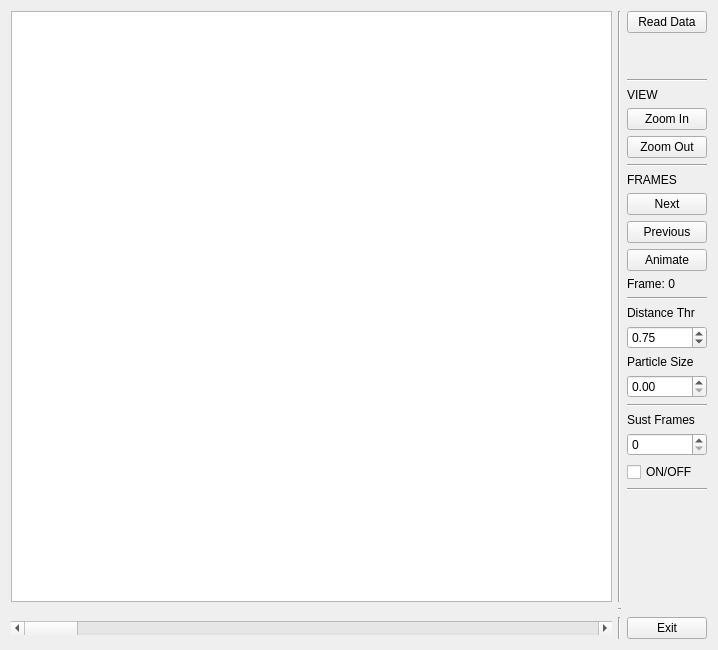
<?xml version="1.0" encoding="UTF-8"?>
<ui version="4.0">
 <class>ParticlesForm</class>
 <widget class="QWidget" name="ParticlesForm">
  <property name="geometry">
   <rect>
    <x>0</x>
    <y>0</y>
    <width>718</width>
    <height>650</height>
   </rect>
  </property>
  <property name="windowTitle">
   <string>Particles</string>
  </property>
  <layout class="QGridLayout" name="gridLayout_2">
   <item row="0" column="0" colspan="3">
    <layout class="QGridLayout" name="gridLayout">
     <property name="sizeConstraint">
      <enum>QLayout::SetDefaultConstraint</enum>
     </property>
     <property name="rightMargin">
      <number>0</number>
     </property>
     <item row="0" column="2">
      <layout class="QVBoxLayout" name="verticalLayout_2">
       <item>
        <widget class="QPushButton" name="readDataButton">
         <property name="text">
          <string>Read Data</string>
         </property>
        </widget>
       </item>
       <item>
        <spacer name="verticalSpacer">
         <property name="orientation">
          <enum>Qt::Vertical</enum>
         </property>
         <property name="sizeType">
          <enum>QSizePolicy::Fixed</enum>
         </property>
         <property name="sizeHint" stdset="0">
          <size>
           <width>20</width>
           <height>40</height>
          </size>
         </property>
        </spacer>
       </item>
       <item>
        <widget class="Line" name="line_2">
         <property name="orientation">
          <enum>Qt::Horizontal</enum>
         </property>
        </widget>
       </item>
       <item>
        <widget class="QLabel" name="label">
         <property name="text">
          <string>VIEW</string>
         </property>
        </widget>
       </item>
       <item>
        <widget class="QPushButton" name="zoomInButton">
         <property name="text">
          <string>Zoom In</string>
         </property>
        </widget>
       </item>
       <item>
        <widget class="QPushButton" name="zoomOutButton">
         <property name="text">
          <string>Zoom Out</string>
         </property>
        </widget>
       </item>
       <item>
        <widget class="Line" name="line">
         <property name="orientation">
          <enum>Qt::Horizontal</enum>
         </property>
        </widget>
       </item>
       <item>
        <widget class="QLabel" name="label_2">
         <property name="text">
          <string>FRAMES</string>
         </property>
        </widget>
       </item>
       <item>
        <widget class="QPushButton" name="nextButton">
         <property name="text">
          <string>Next</string>
         </property>
        </widget>
       </item>
       <item>
        <widget class="QPushButton" name="previousButton">
         <property name="text">
          <string>Previous</string>
         </property>
        </widget>
       </item>
       <item>
        <widget class="QPushButton" name="animateButton">
         <property name="text">
          <string>Animate</string>
         </property>
        </widget>
       </item>
       <item>
        <widget class="QLabel" name="labelCurrentFrame">
         <property name="text">
          <string>Frame: 0</string>
         </property>
        </widget>
       </item>
       <item>
        <widget class="Line" name="line_6">
         <property name="orientation">
          <enum>Qt::Horizontal</enum>
         </property>
        </widget>
       </item>
       <item>
        <widget class="QLabel" name="label_3">
         <property name="text">
          <string>Distance Thr</string>
         </property>
        </widget>
       </item>
       <item>
        <widget class="QDoubleSpinBox" name="distanceThresholdDoubleSpinBox">
         <property name="maximum">
          <double>4000.989999999999782</double>
         </property>
         <property name="singleStep">
          <double>0.100000000000000</double>
         </property>
         <property name="value">
          <double>0.750000000000000</double>
         </property>
        </widget>
       </item>
       <item>
        <widget class="QLabel" name="label_4">
         <property name="text">
          <string>Particle Size</string>
         </property>
        </widget>
       </item>
       <item>
        <widget class="QDoubleSpinBox" name="particleSizeDoubleSpinBox"/>
       </item>
       <item>
        <widget class="Line" name="line_7">
         <property name="orientation">
          <enum>Qt::Horizontal</enum>
         </property>
        </widget>
       </item>
       <item>
        <widget class="QLabel" name="label_5">
         <property name="text">
          <string>Sust Frames</string>
         </property>
        </widget>
       </item>
       <item>
        <widget class="QSpinBox" name="sustainedSpinBox"/>
       </item>
       <item>
        <widget class="QCheckBox" name="sustainedCheckBox">
         <property name="text">
          <string>ON/OFF</string>
         </property>
        </widget>
       </item>
       <item>
        <widget class="Line" name="line_8">
         <property name="orientation">
          <enum>Qt::Horizontal</enum>
         </property>
        </widget>
       </item>
       <item>
        <spacer name="verticalSpacer_4">
         <property name="orientation">
          <enum>Qt::Vertical</enum>
         </property>
         <property name="sizeHint" stdset="0">
          <size>
           <width>20</width>
           <height>40</height>
          </size>
         </property>
        </spacer>
       </item>
      </layout>
     </item>
     <item row="0" column="0">
      <widget class="QGraphicsView" name="graphicsView">
       <property name="mouseTracking">
        <bool>true</bool>
       </property>
      </widget>
     </item>
     <item row="2" column="0">
      <widget class="QScrollBar" name="timeScrollBar">
       <property name="orientation">
        <enum>Qt::Horizontal</enum>
       </property>
      </widget>
     </item>
     <item row="2" column="2">
      <widget class="QPushButton" name="exitButton">
       <property name="text">
        <string>Exit</string>
       </property>
      </widget>
     </item>
     <item row="0" column="1">
      <widget class="Line" name="line_3">
       <property name="orientation">
        <enum>Qt::Vertical</enum>
       </property>
      </widget>
     </item>
     <item row="2" column="1">
      <widget class="Line" name="line_4">
       <property name="orientation">
        <enum>Qt::Vertical</enum>
       </property>
      </widget>
     </item>
     <item row="1" column="1">
      <widget class="Line" name="line_5">
       <property name="orientation">
        <enum>Qt::Horizontal</enum>
       </property>
      </widget>
     </item>
    </layout>
   </item>
  </layout>
 </widget>
 <resources/>
 <connections/>
</ui>
